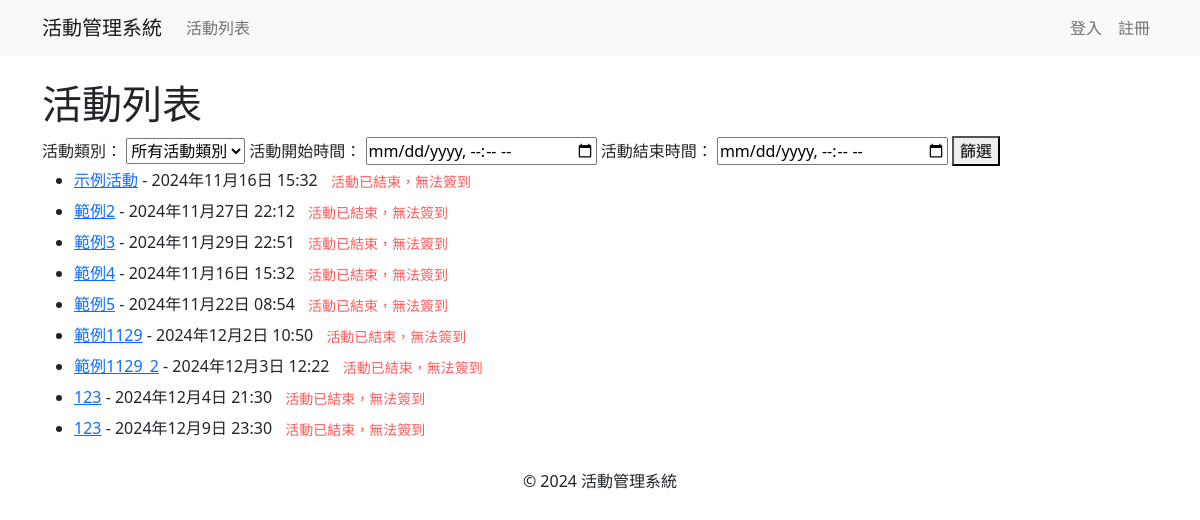
Page /events/ on the earlier database version.
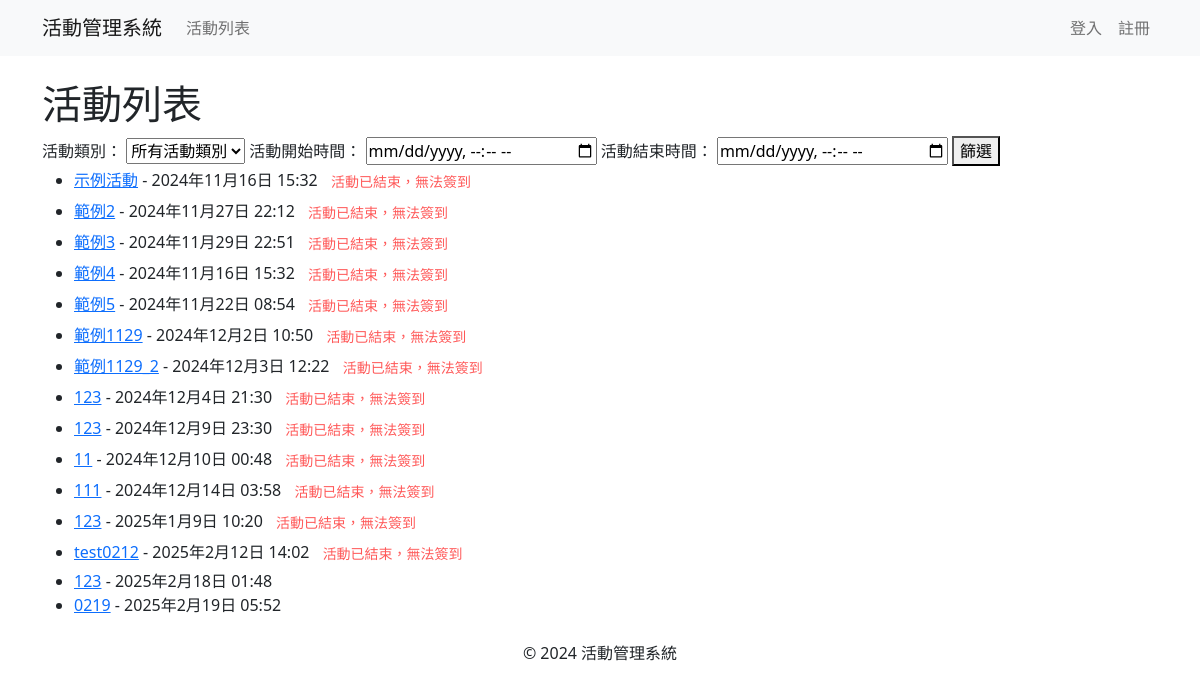
Same page on the later database version.
### events/models.py (models this page shows, shortened)
class Event(models.Model):
    ACTIVITY_TYPES = [
        ('lecture', '講座'),
        ('seminar', '研討會'),
    ]
    STATUS_CHOICES = [
        ('open', '報名中'),
        ('closed', '報名截止'),
        ('not_open', '尚未開放報名'),
    ]
    name = models.CharField(max_length=200)
    description = models.TextField()
    event_time = models.DateTimeField()
    end_time = models.DateTimeField()
    location = models.CharField(max_length=200)
    capacity_limit = models.PositiveIntegerField()
    registration_start = models.DateTimeField()
    registration_end = models.DateTimeField()
    activity_type = models.CharField(max_length=20, choices=ACTIVITY_TYPES)
    status = models.CharField(max_length=20, choices=STATUS_CHOICES, default='not_open')
    published_time = models.DateTimeField(auto_now_add=True)
    updated_time = models.DateTimeField(auto_now=True)
    poster = models.ImageField(upload_to='posters/', blank=True, null=True)
    language = models.CharField(max_length=100, blank=True, null=True)

### events/views.py (the view)
# urls.py: path('', views.event_list, name='event_list'),
def event_list(request):
    events = Event.objects.all()
    return render(request, 'events/event_list.html', {
        'events': events,
        'now': now(),
    })

### templates/events/event_list.html (shortened to what this page needs)
{% extends 'base.html' %}
{% block content %}
    <h1>活動列表</h1>
    <form method="get" action="{% url 'event_list' %}">
        <label for="activity_type">活動類別：</label>
        <select name="activity_type" id="activity_type">
            <option value="">所有活動類別</option>
        </select>
        <label for="start_time">活動開始時間：</label>
        <input type="datetime-local" name="start_time" id="start_time" value="{{ request.GET.start_time }}">
        <label for="end_time">活動結束時間：</label>
        <input type="datetime-local" name="end_time" id="end_time" value="{{ request.GET.end_time }}">
        <button type="submit">篩選</button>
    </form>
    <ul>
        {% for event in events %}
            <li>
                <a href="{% url 'event_detail' event.id %}">{{ event.name }}</a> - {{ event.event_time }}
                {% if event.end_time <= now %}
                    <button type="button" class="btn btn-sm btn-sm " style="color: red;"  disabled>活動已結束，無法簽到</button>
                {% endif %}
            </li>
        {% empty %}
            <li>目前沒有活動。</li>
        {% endfor %}
    </ul>
{% endblock %}

### templates/base.html (shortened to what this page needs)
<!DOCTYPE html>
<html lang="zh-Hant">
<head>
    <link rel="stylesheet" href="https://cdnjs.cloudflare.com/ajax/libs/bootstrap/5.1.3/css/bootstrap.min.css">
</head>
<body>
    <nav class="navbar navbar-expand-lg navbar-light bg-light">
        <div class="container">
            <a class="navbar-brand" href="{% url 'index' %}">活動管理系統</a>
            <div class="collapse navbar-collapse">
                <ul class="navbar-nav me-auto">
                    <li class="nav-item">
                        <a class="nav-link" href="{% url 'event_list' %}">活動列表</a>
                    </li>
                </ul>
                <ul class="navbar-nav">
                    {% if user.is_authenticated %}
                        <li class="nav-item">
                            {% if user.is_superuser %}
                            <a class="nav-link" href="{% url 'profile' %}">管理平台</a>
                            <a class="nav-link" href="{% url 'event_analysis' %}">活動分析</a>
                            <a class="nav-link" href="{% url 'draw_home' %}">抽獎 </a>
                            {% else %}
                            <a class="nav-link" href="{% url 'profile' %}">會員資訊</a>
                            {% endif %}
                        </li>
                        <li class="nav-item">
                            <form method="post" action="{% url 'logout' %}" style="display:inline;">
                                {% csrf_token %}
                                <button type="submit" class="btn nav-link" style="background: none; border: none; color: inherit;">登出</button>
                            </form>
                        </li>
                    {% else %}
                        <li class="nav-item">
                            <a class="nav-link" href="{% url 'login' %}">登入</a>
                        </li>
                        <li class="nav-item">
                            <a class="nav-link" href="{% url 'register' %}">註冊</a>
                        </li>
                    {% endif %}
                </ul>
            </div>
        </div>
    </nav>
    <div class="container mt-4">
        {% block content %}{% endblock %}
    </div>
    <footer class="text-center mt-4">
        <p>&copy; 2024 活動管理系統</p>
    </footer>
</body>
</html>

Differences in the rows shown:
added Event: name "11", event_time "2024年12月10日 00:48", shows "活動已結束，無法簽到"
added Event: name "111", event_time "2024年12月14日 03:58", shows "活動已結束，無法簽到"
added Event: name "123", event_time "2025年1月9日 10:20", shows "活動已結束，無法簽到"
added Event: name "test0212", event_time "2025年2月12日 14:02", shows "活動已結束，無法簽到"
added Event: name "123", event_time "2025年2月18日 01:48"
added Event: name "0219", event_time "2025年2月19日 05:52"
